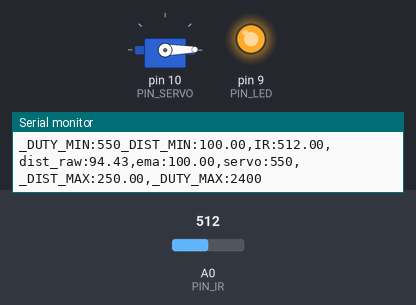
Bench run of a sketch on a simulated Arduino Uno, built with avr-gcc and run on an emulated ATmega328P. On the bench: servo, output pins drawn as LEDs (lit = HIGH), the last lines printed to the serial monitor. The inputs (shaded band) are chosen by the test bench; at power-on: A0 (PIN_IR) = 512.

Above: at 1.2 s.
1.3 s: A0 (PIN_IR) set to 482
At 2.6 s:
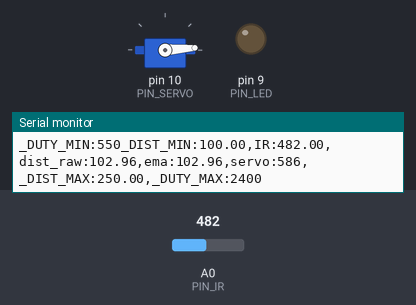
2.9 s: A0 (PIN_IR) set to 306
At 3.8 s:
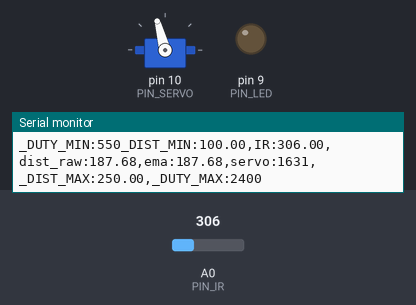
4.6 s: A0 (PIN_IR) set to 240
At 5.8 s:
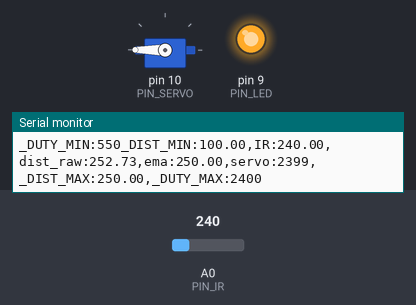
6.3 s: A0 (PIN_IR) set to 260
At 7.6 s:
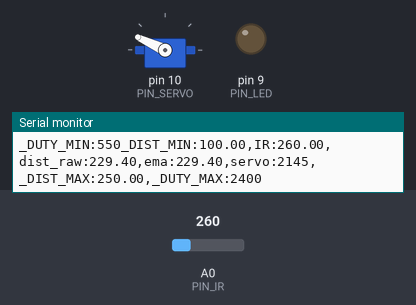
8.0 s: A0 (PIN_IR) set to 511
At 9.4 s:
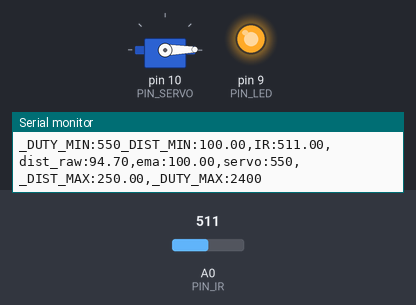
9.7 s: A0 (PIN_IR) set to 122
At 11.2 s:
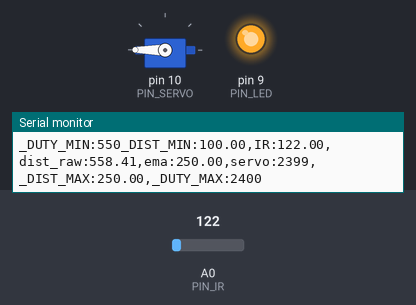
Timing chart, 0 to 12.4 s (numbered marks = the images above; inputs shaded):
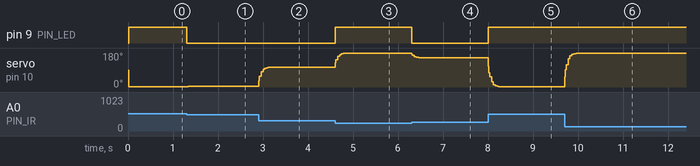

Measured:
- the behaviour switches between 493 and 492 on A0 (PIN_IR) (found by bisection; images 0 and 1)
- after the input at 1.3 s, pin 9 (PIN_LED): HIGH → LOW at once; servo on pin 10 (PIN_SERVO): 1° → 3° at once, → 4° 0.10 s later
- after the input at 2.9 s, servo on pin 10 (PIN_SERVO): 4° → 105° at once
- after the input at 4.6 s, pin 9 (PIN_LED): LOW → HIGH at once; servo on pin 10 (PIN_SERVO): 105° → 180° at once
- after the input at 6.3 s, pin 9 (PIN_LED): HIGH → LOW at once; servo on pin 10 (PIN_SERVO): 180° → 156° at once, → 155° 0.26 s later
- after the input at 8.0 s, pin 9 (PIN_LED): LOW → HIGH at once; servo on pin 10 (PIN_SERVO): moves from 155° to 1° over 0.28 s, starting at once
- after the input at 9.7 s, servo on pin 10 (PIN_SERVO): moves from 1° to 180° over 0.32 s, starting at once

The sketch:

17_example_3.ino
```cpp
#include <Servo.h>

// Arduino pin assignment

#define PIN_IR    0         // IR sensor at Pin A0
#define PIN_LED   9
#define PIN_SERVO 10

#define _DUTY_MIN 550  // servo full clock-wise position (0 degree)
#define _DUTY_NEU 1475  // servo neutral position (90 degree)
#define _DUTY_MAX 2400  // servo full counter-clockwise position (180 degree)

#define _DIST_MIN  100.0   // minimum distance 100mm
#define _DIST_MAX  250.0   // maximum distance 250mm

#define EMA_ALPHA  0.3      // for EMA Filter

#define LOOP_INTERVAL 20   // Loop Interval (unit: msec)

Servo myservo;
unsigned long last_loop_time;   // unit: msec

float dist_prev = _DIST_MIN;
float dist_ema = _DIST_MIN;

void setup()
{
  pinMode(PIN_LED, OUTPUT);

  myservo.attach(PIN_SERVO);
  myservo.writeMicroseconds(_DUTY_NEU);

  Serial.begin(1000000);    // 1,000,000 bps
}

void loop()
{
  unsigned long time_curr = millis();
  int duty;
  float a_value, dist_raw, dist_filtered;

  // wait until next event time
  if (time_curr < (last_loop_time + LOOP_INTERVAL))
    return;
  last_loop_time += LOOP_INTERVAL;

  a_value = analogRead(PIN_IR);
  dist_raw = ((6762.0 / (a_value - 9.0)) - 4.0) * 10.0;

  if (dist_raw < _DIST_MIN) dist_filtered = _DIST_MIN;
  else if (dist_raw > _DIST_MAX) dist_filtered = _DIST_MAX;
  else dist_filtered = dist_raw;

    if (a_value > 0 && dist_raw >= _DIST_MIN && dist_raw <= _DIST_MAX)
    digitalWrite(PIN_LED, LOW);
  else
    digitalWrite(PIN_LED, HIGH);
  dist_ema = EMA_ALPHA * dist_filtered + (1.0 - EMA_ALPHA) * dist_ema;

  //duty = map(dist_ema, _DIST_MIN, _DIST_MAX, _DUTY_MIN, _DUTY_MAX);
  duty = (int)(_DUTY_MIN + ((_DUTY_MAX - _DUTY_MIN) * (dist_ema - _DIST_MIN)) / (_DIST_MAX - _DIST_MIN));

  myservo.writeMicroseconds(duty);

  Serial.print("_DUTY_MIN:");  Serial.print(_DUTY_MIN);
  Serial.print("_DIST_MIN:");  Serial.print(_DIST_MIN);
  Serial.print(",IR:");        Serial.print(a_value);
  Serial.print(",dist_raw:");  Serial.print(dist_raw);
  Serial.print(",ema:");       Serial.print(dist_ema);
  Serial.print(",servo:");     Serial.print(duty);
  Serial.print(",_DIST_MAX:"); Serial.print(_DIST_MAX);
  Serial.print(",_DUTY_MAX:"); Serial.print(_DUTY_MAX);
  Serial.println("");
}
```
